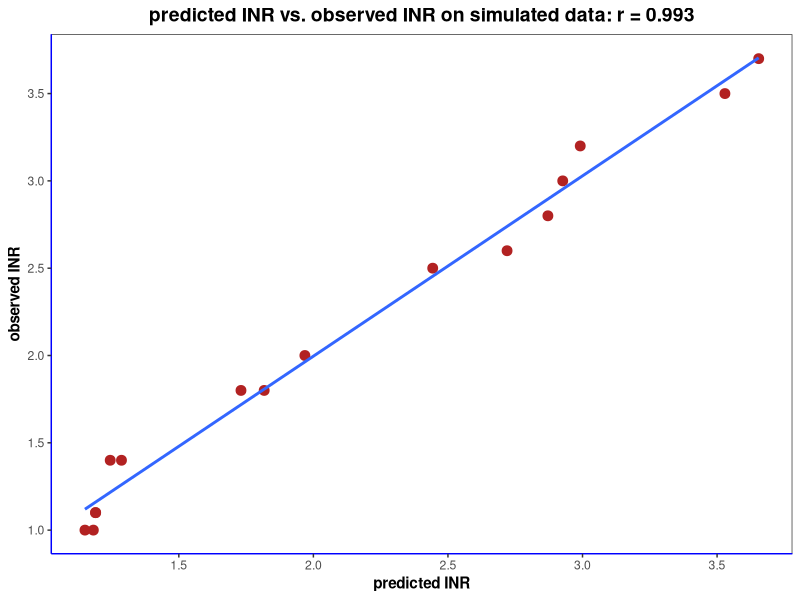

Generate this figure with R:
require(MASS)
require(ggplot2)
############################################################################
#                       Forward/Backward Recursions                        #
############################################################################
compute_obs_prob <- function(y_t,states){
  num_states <- length(states)
  mu <- 0
  for(m in 1:M){
    start_index <- starts[m]
    end_index <- ends[m]
    W_m <- W[,start_index:end_index]
    one_hot <- rep(0,dim[m])
    one_hot[states[m]] <- 1
    one_hot <- matrix(one_hot)
    mu <- mu+W_m%*%one_hot
  }
  result <- (det(C)^-0.5)%*%((2*pi)^(-D/2))%*%exp(-0.5%*%t(y_t-mu)%*%solve(C)%*%(y_t-mu))
  result <- result[1]
  result
}
forward <- function(){
  alphas <- array(0,c(dim,T_))
  for(t in 1:T_){
    alphas <- forward_unwrap(alphas,t,NULL)
  }
  alphas
}
forward_unwrap <- function(alphas,t,chains){
  if(length(chains) == M){
    obs.prob <- compute_obs_prob(Y[t],chains)
    if(t == 1){
      prior.prod <- 1.0
      sapply(1:M,function(m){
        prior.prod <<- prior.prod*PI[[m]][chains[m]]
      })
      indexes <- matrix(c(chains,t),1)
      alphas[indexes] <- obs.prob*prior.prod
    }else{
      recur <- forward_recursion(alphas,chains,NULL,t)
      indexes <- matrix(c(chains,t),1)
      alphas[indexes] <- obs.prob*recur
    }
  }else{
    index <- length(chains)+1
    for(k in 1:dim[index]){
      states <- c(chains,k)
      alphas <- forward_unwrap(alphas,t,states)
    }
  }
  alphas
}
forward_recursion <- function(alphas,curr,prev,t){
  if(length(prev) == M){
    indexes <- matrix(c(prev,t-1),1)
    result <- alphas[indexes]
  }else{
    index <- length(prev)+1
    next_state <- curr[index]
    transmat <- P[[index]]
    K <- dim[index]
    result <- 0
    for(kminus in 1:K){
      trans.prob <- transmat[kminus,next_state]
      prv <- c(prev,kminus)
      result <- result+trans.prob*forward_recursion(alphas,curr,prv,t)
    }
  }
  result
}
backward <- function(){
  betas <- array(0,c(dim,T_))
  for(t in T_:1){
    betas <- backward_unwrap(betas,t,NULL)
  }
  betas
}
backward_unwrap <- function(betas,t,chains){
  if(length(chains) == M){
    indexes <- matrix(c(chains,t),1)
    betas[indexes] <- backward_recursion(betas,NULL,chains,t)
  }else{
    index <- length(chains)+1
    for(kminus in 1:dim[index]){
      states <- c(chains,kminus)
      betas <- backward_unwrap(betas,t,states)
    }
  }
  betas
}
backward_recursion <- function(betas,curr,prev,t){
  if(length(curr) == M){
    result <- compute_obs_prob(Y[t],curr)
    if(t < T_){
      indexes <- matrix(c(curr,t+1),1)
      result <- result*betas[indexes]
    }
  }else{
    index <- length(curr)+1
    prev_state <- prev[index]
    transmat <- P[[index]]
    K <- dim[index]
    result <- 0
    for(k in 1:K){
      trans.prob <- transmat[prev_state,k]
      nxt <- c(curr,k)
      result <- result+trans.prob*backward_recursion(betas,nxt,prev,t)
    }
  }
  result
}
normalize_gamma <- function(x,n,part.func){
  d <- dim(x)
  d.new <- d[-length(d)]
  block.size <- prod(d.new)
  x[(block.size*(n-1)+1):(block.size*n)] <-
    x[(block.size*(n-1)+1):(block.size*n)]/part.func
  array(x,dim=d)
}
compute_gamma <- function(alphas,betas){
  gammas <<- array(0,c(dim,T_))
  for(t in 1:T_){
    result <- gamma_unwrap(gammas,alphas,betas,t,NULL)
    gammas <<- normalize_gamma(gammas,t,result)
  }
  gammas
}
gamma_unwrap <- function(gammas,alphas,betas,t,chains){
  if(length(chains) == M){
    indexes <- matrix(c(chains,t),1)
    gammas[indexes] <<- alphas[indexes]*betas[indexes]
    result <- alphas[indexes]*betas[indexes]
  }else{
    index <- length(chains)+1
    result <- 0
    for(k in 1:dim[index]){
      states <- c(chains,k)
      result <- result+gamma_unwrap(gammas,alphas,betas,t,states)
    }
  }
  result
}
############################################################################
#                              E step updates                              #
############################################################################
compute_E_St <- function(t,m,chains){
  if(length(chains) == M){
    one_hot <- rep(0,dim[m])
    one_hot[chains[m]] <- 1
    indexes <- matrix(c(chains,t),1)
    result <- one_hot*gamma.mat[indexes]
  }else{
    index <- length(chains)+1
    result <- rep(0,dim[m])
    for(k in 1:dim[index]){
      states <- c(chains,k)
      result <- result+compute_E_St(t,m,states)
    }
  }
  result
}
get_e_St <- function(){
  e_St <- list()
  for(t in 1:T_){
    e_St[[t]] <- list()
    for(m in 1:M){
      e_St[[t]][[m]] <- compute_E_St(t,m,NULL)
    }
  }
  e_St
}
compute_E_St_E_St <- function(t,m,n,chains){
  if(length(chains) == M){
    o1 <- rep(0,dim[m])
    o2 <- rep(0,dim[n])
    o1[chains[m]] <- 1
    o2[chains[n]] <- 1
    indexes <- matrix(c(chains,t),1)
    result <- matrix(o1)%*%t(matrix(o2))*gamma.mat[indexes]
  }else{
    index <- length(chains)+1
    result <- matrix(0,dim[m],dim[n])
    for(k in 1:dim[index]){
      states <- c(chains,k)
      result <- result+compute_E_St_E_St(t,m,n,states)
    }
  }
  result
}
get_e_St_m_St_n <- function(){
  e_St_m_St_n <- list()
  for(t in 1:T_){
    e_St_m_St_n[[t]] <- list()
    for(m in 1:M){
      e_St_m_St_n[[t]][[m]] <- list()
      for(n in 1:M){
        e_St_m_St_n[[t]][[m]][[n]] <- compute_E_St_E_St(t,m,n,NULL)
      }
    }
  }
  e_St_m_St_n
}
compute_E_t_minus_t <- function(t,m,states.prev,states.curr){
  if(length(states.prev) == M){
    m1 <- states.prev[m]
    m2 <- states.curr[m]
    trans.prob <- 1.0
    sapply(1:M,function(m){
      trans.prob <<- trans.prob*P[[m]][states.prev[m],states.curr[m]]
    })
    indexes <- matrix(c(states.prev,t-1),1)
    alpha <- alpha.mat[indexes]
    indexes <- matrix(c(states.curr,t),1)
    beta <- beta.mat[indexes]
    obs.prob <- compute_obs_prob(Y[t],states.curr)
    p <- alpha*trans.prob*obs.prob*beta
    result <- p
    index[[t]][[m]][m1,m2] <<- p
  }else{
    chain_id <- length(states.prev)+1
    result <- 0
    for(k in 1:dim[chain_id]){
      curr <- c(states.curr,k)
      for(kminus in 1:dim[chain_id]){
        prev <- c(states.prev,kminus)
        result <- result+compute_E_t_minus_t(t,m,prev,curr)
      }
    }
  }
  result
}
get_e_St_minus_m_St_m <- function(){
  e_St_minus_m_St_m <- matrix(0,T_,M)
  for(t in 2:T_){
    normalizer <- 0
    index[[t]] <<- list()
    for(m in 1:M){
      index[[t]][[m]] <<- matrix(0,dim[m],dim[m])
      expect <- compute_E_t_minus_t(t,m,NULL,NULL)
      normalizer <- normalizer+expect
      e_St_minus_m_St_m[t,m] <- expect
    }
    normalizer <- normalizer[1]
    e_St_minus_m_St_m[t,] <- e_St_minus_m_St_m[t,]/normalizer
    for(m in 1:M){
      index[[t]][[m]] <<- index[[t]][[m]]/normalizer
    }
  }
  e_St_minus_m_St_m
}
############################################################################
#                             M step updates                               #
############################################################################
fill_W <- function(A,t){
  startRows <- rep(1,M)
  for(m1 in 1:M){
    startCol <- 1
    for(m2 in 1:M){
      mat <- e_St_m_St_n[[t]][[m1]][[m2]]
      endCol <- startCol+dim[m2]-1
      startRow <- startRows[m2]
      endRow <- startRow+dim[m1]-1
      A[startRow:endRow,startCol:endCol] <- mat
      startCol <- startCol+dim[m2]
      startRows[m2] <- endRow+1
    }
  }
  A
}
W_new <- function(){
  total.dim <- sum(dim)
  r1 <- matrix(0,1,total.dim)
  r2 <- matrix(0,total.dim,total.dim)
  for(t in 1:T_){
    stacked <- NULL
    for(m in 1:M){
      stacked <- c(stacked,e_St[[t]][[m]])
    }
    stacked <- t(matrix(stacked))
    r1 <- r1+Y[t]%*%stacked
    cs <- matrix(0,total.dim,total.dim)
    cs <- fill_W(cs,t)
    r2 <- r2+cs
  }
  r1%*%ginv(r2)
}
PI_new <- function(){
  result <- PI
  for(m in 1:M){
    result[[m]] <- e_St[[1]][[m]]
  }
  result
}
P_new <- function(m){
  P_m <- P[[m]]
  sapply(1:dim[m],function(i){
    sapply(1:dim[m],function(j){
      P_m[i,j] <<- P_new_helper(m,i,j)
    })
  })
  P_m
}
P_new_helper <- function(m,i,j){
  result <- marginal <- 0
  sapply(2:T_,function(t){
    sapply(1:dim[m],function(prev){
      marginal <<- marginal+index[[t]][[m]][prev,j]
    })
    result <<- result+index[[t]][[m]][i,j]
  })
  result <- ifelse(marginal > 0,result/marginal,0.0)
  result
}
C_new <- function(){
  r1 <- (Y%*%Y)
  r2 <- 0
  sapply(1:T_,function(t){
    sapply(1:M,function(m){
      start_index <- starts[m]
      end_index <- ends[m]
      W_m <- W[,start_index:end_index]
      r2 <<- r2+W_m%*%matrix(e_St[[t]][[m]])%*%t(Y[[t]])
    })
  })
  (r1-r2)/T_
}
############################################################################
#                                 runEM                                    #
############################################################################
Y <- c(1.0,1.0,1.1,1.1,1.4,1.4,1.8,1.8,2.0,2.5,2.6,2.8,3.0,3.2,3.5,3.7)
T_ <- length(Y)
dim <- c(4,4)
M <- length(dim)
D <- 1
W <- matrix(1,nrow=D,ncol=sum(dim))
C <- matrix(1,nrow=D,ncol=D)
init_transition <- function(K){
  samples <- sapply(1:M,function(m){
    samp <- sample(100,K,replace=T)
    samp <- samp/sum(samp)
    samp
  })
  matrix(c(samples),K,K)
}
P <- vector("list",length=M)
sapply(1:M,function(m){
  P[[m]] <<- init_transition(dim[m])
})
PI <- vector("list",length=M)
sapply(1:M,function(m){
  samp <- sample(100,dim[m],replace=T)
  samp <- samp/sum(samp)
  PI[[m]] <<- samp
})
start.w <- 1; end.w <- dim[1]
starts <- c(start.w)
ends <- c(end.w)
for(m in 2:M){
  end.w <- end.w+dim[m]
  ends <- c(ends,end.w)
  start.w <- ends[m-1]+1
  starts <- c(starts,start.w)
}
for(i in 1:20){
  alpha.mat <- forward()
  beta.mat <- backward()
  gamma.mat <- compute_gamma(alpha.mat,beta.mat)
  index <- list()
  e_St <- get_e_St()
  e_St_m_St_n <- get_e_St_m_St_n()
  e_St_minus_m_St_m <- get_e_St_minus_m_St_m()
  print(paste('Completed E-step iteration',i))
  W <- W_new()
  print(paste('M-step: updated W iteration',i))
  PI <- PI_new()
  print(paste('M-step: updated PI iteration',i))
  for(m in 1:M){
    P[[m]] <- P_new(m)
  }
  print(paste('M-step: updated P iteration',i))
  C <- C_new()
  print(paste('M-step: updated C iteration',i))
}
############################################################################
#                         generate predictions                             #
############################################################################
pred <- sapply(1:T_,function(t){
  mu <- 0
  for(m in 1:M){
    start_index <- starts[m]
    end_index <- ends[m]
    W_m <- W[,start_index:end_index]
    mu <- mu+W_m%*%e_St[[t]][[m]]
  }
  mu[1]
})
############################################################################
#                        visualization of results                          #
############################################################################
cs.data <- data.frame(cbind(pred,Y))
corr <- cor(cs.data$pred,cs.data$Y)
cs <- ggplot(aes(pred,Y), data=cs.data) + geom_point(color="firebrick", size=3) +
  geom_smooth(method = "lm", se = FALSE) +
  theme_bw() + theme(panel.grid.major = element_blank(),
                     panel.grid.minor = element_blank(), 
                     axis.line = element_line(colour = "blue")) +
  ylab("observed INR") +
  xlab("predicted INR") +
  ggtitle(paste("predicted INR vs. observed INR on simulated data: r =",round(corr,3))) +
  theme(axis.title.y = element_text(face="bold", size=11)) +
  theme(axis.title.x = element_text(face="bold", size=11)) +
  theme(plot.title = element_text(color="black", face="bold", size=14, hjust=0.5)) +
  scale_x_continuous(breaks = round(seq(1.0, max(max(pred),max(Y)), by = 0.5),1)) +
  scale_y_continuous(breaks = round(seq(1.0, max(max(pred),max(Y)), by = 0.5),1))
cs